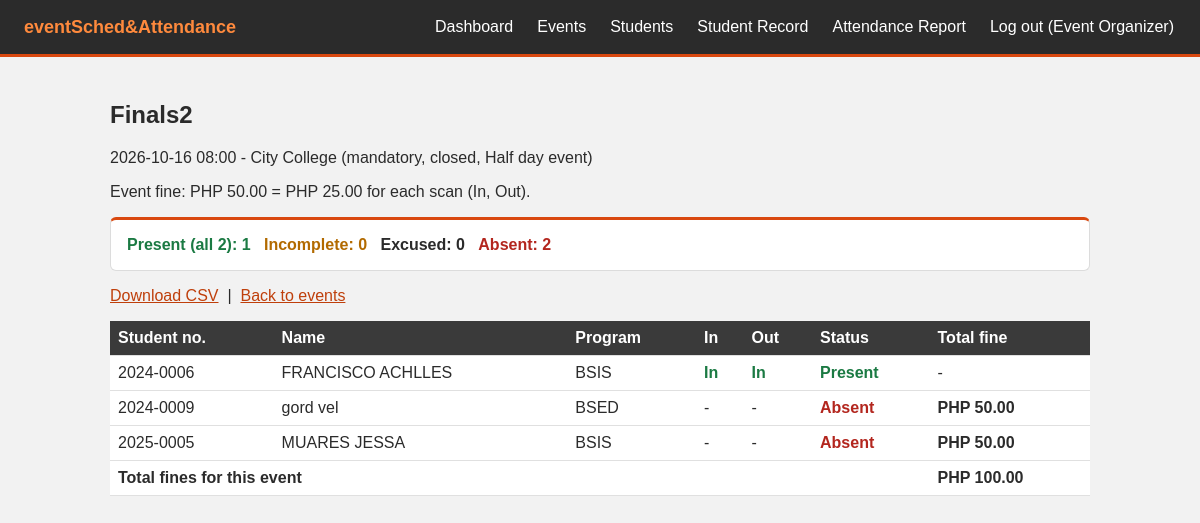
The page /attendance.php?event_id=26 (signed in) on the database its author committed.
### tables this page shows
CREATE TABLE `events` (
  `id` int(11) NOT NULL,
  `title` varchar(150) NOT NULL,
  `event_date` date NOT NULL,
  `event_time` time NOT NULL,
  `venue` varchar(150) NOT NULL,
  `category` enum('mandatory','optional') NOT NULL,
  `fine_amount` decimal(10,2) NOT NULL DEFAULT 0.00,
  `sessions` tinyint(4) NOT NULL DEFAULT 4,
  `status` enum('draft','published','closed') NOT NULL DEFAULT 'draft',
  `created_by` int(11) NOT NULL
);

### db.php (called while the page is built, shortened)
<?php
$conn = mysqli_connect("localhost", "root", "", "eventsched");
function run($sql, $types = "", $params = []) {
    global $conn;
    $stmt = mysqli_prepare($conn, $sql);
    if ($types != "") {
        mysqli_stmt_bind_param($stmt, $types, ...$params);
    }
    mysqli_stmt_execute($stmt);
    return mysqli_stmt_get_result($stmt);
}
function e($text) {
    return htmlspecialchars($text);
}
function slots_for($sessions) {
    if ($sessions == 2) {
        return ["am_in" => "In", "am_out" => "Out"];
    }
    return ["am_in" => "AM In", "am_out" => "AM Out", "pm_in" => "PM In", "pm_out" => "PM Out"];
}

### attendance.php (the view, shortened to what this page needs)
<?php
require "db.php";
$event_id = $_GET['event_id'] ?? "";
$result = run("SELECT * FROM events WHERE id = ?", "i", [$event_id]);
$event = mysqli_fetch_assoc($result);
$n = (int) $event['sessions'];
$labels = slots_for($n);
$sql = "SELECT s.student_no, s.name, s.program,
          a.am_in, a.am_out, a.pm_in, a.pm_out, COALESCE(a.n, 0) AS done,
          (x.id IS NOT NULL) AS excused
        FROM students s
        LEFT JOIN (SELECT student_id, COUNT(*) AS n,
                     MAX(CASE WHEN slot = 'am_in'  THEN scanned_at END) AS am_in,
                     MAX(CASE WHEN slot = 'am_out' THEN scanned_at END) AS am_out,
                     MAX(CASE WHEN slot = 'pm_in'  THEN scanned_at END) AS pm_in,
                     MAX(CASE WHEN slot = 'pm_out' THEN scanned_at END) AS pm_out
                   FROM attendance WHERE event_id = ? GROUP BY student_id) a
               ON a.student_id = s.id
        LEFT JOIN excuses x ON x.event_id = ? AND x.student_id = s.id
        ORDER BY COALESCE(a.n, 0) DESC, s.name";
$result = run($sql, "ii", [$event_id, $event_id]);
$slot_fine = ($event['category'] == "mandatory") ? $event['fine_amount'] / $n : 0;
$rows = [];
$present = 0;
$incomplete = 0;
$excused = 0;
$absent = 0;
$total_fines = 0;
while ($row = mysqli_fetch_assoc($result)) {
    $row['missed'] = $n - $row['done'];
    $row['fine'] = $row['excused'] ? 0 : $row['missed'] * $slot_fine;
    if ($row['done'] >= $n) { $row['status'] = "Present"; $present++; }
    elseif ($row['excused']) { $row['status'] = "Excused"; $excused++; }
    elseif ($row['done'] > 0) { $row['status'] = "Incomplete"; $incomplete++; }
    else { $row['status'] = "Absent"; $absent++; }
    $total_fines += $row['fine'];
    $rows[] = $row;
}
function cell($time, $slot_fine, $excused) {
    if ($time) {
        return '<b style="color:#1b7a43;">In</b>';
    }
    return "-";
}
include "header.php";
?>
<h2><?php echo e($event['title']); ?></h2>
<p>
  <?php echo e($event['event_date'] . " " . substr($event['event_time'], 0, 5) . " - " . $event['venue']); ?>
  (<?php echo e($event['category']); ?>, <?php echo e($event['status']); ?>,
  <?php echo $n == 2 ? "Half day event" : "Whole day event"; ?>)
</p>
<?php if ($slot_fine > 0) { ?>
  <p>Event fine: PHP <?php echo number_format($event['fine_amount'], 2); ?>
     = PHP <?php echo number_format($slot_fine, 2); ?> for each scan
     (<?php echo e(implode(", ", $labels)); ?>).</p>
<?php } ?>
<div class="card">
  <b class="good">Present (all <?php echo $n; ?>): <?php echo $present; ?></b> &nbsp;
  <b style="color:#b26a00;">Incomplete: <?php echo $incomplete; ?></b> &nbsp;
  <b>Excused: <?php echo $excused; ?></b> &nbsp;
  <b class="bad">Absent: <?php echo $absent; ?></b>
</div>
<p>
  <a href="attendance.php?event_id=<?php echo $event['id']; ?>&download=1">Download CSV</a> &nbsp;|&nbsp;
  <a href="events.php">Back to events</a>
</p>
<table>
  <tr>
    <th>Student no.</th><th>Name</th><th>Program</th>
    <?php foreach ($labels as $label) { ?><th><?php echo $label; ?></th><?php } ?>
    <th>Status</th><th>Total fine</th>
  </tr>
  <?php foreach ($rows as $r) { ?>
  <tr>
    <td><?php echo e($r['student_no']); ?></td>
    <td><?php echo e($r['name']); ?></td>
    <td><?php echo e($r['program']); ?></td>
    <?php foreach ($labels as $key => $label) { ?>
      <td><?php echo cell($r[$key], $slot_fine, $r['excused']); ?></td>
    <?php } ?>
    <?php
      $color = "";
      if ($r['status'] == "Present") $color = "color:#1b7a43;font-weight:bold;";
      if ($r['status'] == "Absent") $color = "color:#b3261e;font-weight:bold;";
    ?>
    <td style="<?php echo $color; ?>"><?php echo e($r['status']); ?></td>
    <td><?php echo $r['fine'] > 0 ? "<b>PHP " . number_format($r['fine'], 2) . "</b>" : "-"; ?></td>
  </tr>
  <?php } ?>
  <tr>
    <td colspan="<?php echo count($labels) + 4; ?>"><b>Total fines for this event</b></td>
    <td><b>PHP <?php echo number_format($total_fines, 2); ?></b></td>
  </tr>
</table>
<?php include "footer.php"; ?>

### style.css (style rules this page uses)
body { margin: 0; font-family: Arial, sans-serif; color: #2b2b2b; background: #f2f2f2; }
h2, h3 { color: #2b2b2b; }
table { width: 100%; border-collapse: collapse; margin-bottom: 20px; background: #ffffff; }
th, td { text-align: left; padding: 8px; border-bottom: 1px solid #e0e0e0; vertical-align: middle; }
th { background: #3a3a3a; color: #ffffff; }
.card { background: #ffffff; border: 1px solid #dcdcdc; border-top: 3px solid #d9480f; border-radius: 6px; padding: 16px; margin: 14px 0; }
.good { color: #1b7a43; font-weight: bold; }
.bad { color: #b3261e; font-weight: bold; }
a { color: #bf3f0b; }

### rows shown on the page
events: title "Finals2", event_date+event_time+venue "2026-10-16 08:00 - City College", category "mandatory", status "closed", fine_amount "50.00", slot_fine "25.00", sessions "In, Out", sessions "2", sessions "In", sessions "Out"

### other values the page prints
$_SESSION['name'] "Event Organizer"
$present "1"
$incomplete "0"
$excused "0"
$absent "2"
$r['student_no'] "2024-0006"
$r['name'] "FRANCISCO ACHLLES"
$r['program'] "BSIS"
$r['status'] "Present"
$r['student_no'] "2024-0009"
$r['name'] "gord vel"
$r['program'] "BSED"
cell($r[$key], $slot_fine, $r['excused']) "-"
$r['status'] "Absent"
$r['fine'] "50.00"
